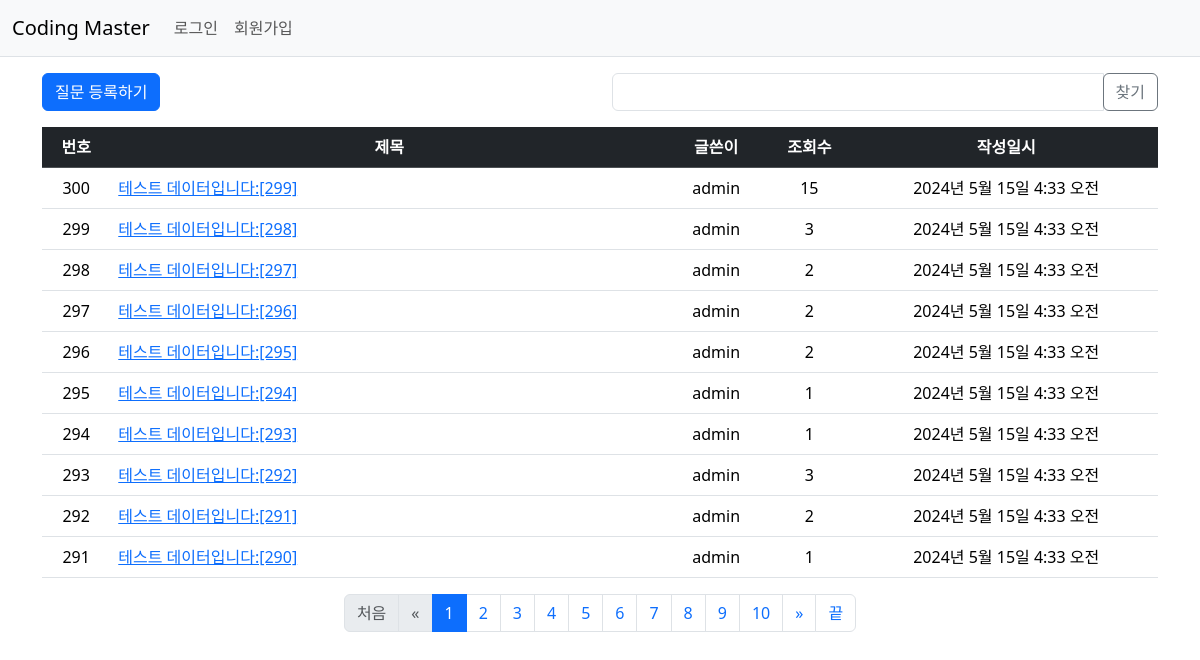
The app's page /cmapp/, older data.
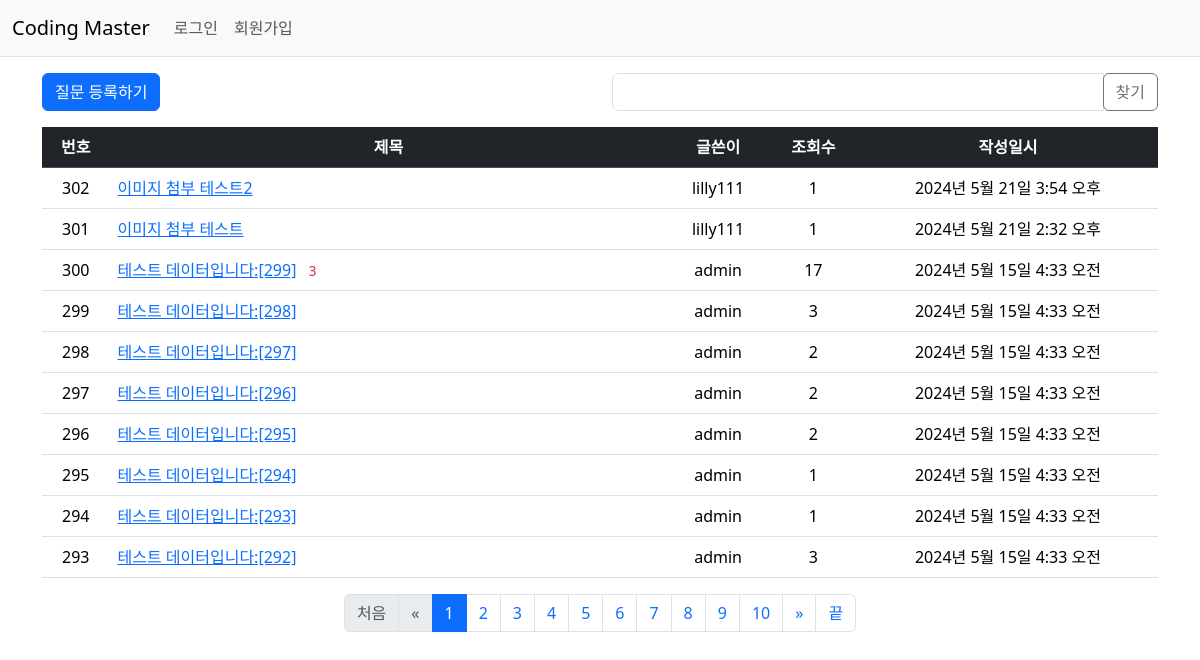
The same page, newer data.
### cmapp/models.py (models this page shows, shortened)
class Question(models.Model):
    author = models.ForeignKey(User, on_delete=models.CASCADE, related_name='author_question')
    subject = models.CharField(max_length=200)
    content = models.TextField()
    create_date = models.DateTimeField()
    modify_date = models.DateTimeField(null=True, blank=True)
    voter = models.ManyToManyField(User, related_name='voter_question') #추천인
    views = models.PositiveIntegerField(default=0) #조회수
    imgs = models.ImageField(null=True, upload_to="", blank=True) #첨부파일 이미지

### cmapp/views/base_views.py (the view, shortened to what this page needs)
# urls.py: path('', base_views.index, name='index'), #질문 목록(메인)
def index(request):
    page = request.GET.get('page', '1') #페이지
    kw = request.GET.get('kw', '') #검색어
    question_list = Question.objects.order_by('-create_date')
    paginator = Paginator(question_list, 10) #페이지 당 10개씩 보여주기
    page_obj = paginator.get_page(page)
    context = {'question_list': page_obj, 'page':page, 'kw':kw}
    return render(request, 'cmapp/question_list.html', context)

### cmapp/templatetags/cmapp_filter.py (called while the page is built)
@register.filter
def sub(value, arg):
    return value - arg

@register.filter
def div(value, arg):
    return value // arg

@register.filter
def mul(value, arg):
    return value * arg

### templates/cmapp/question_list.html (shortened to what this page needs)
{% extends 'base.html' %}
{% load cmapp_filter %}
{% block content %}
<div class="container my-3">
    <div class="row my-3">
        <div class="col-6">
            <a href="{% url 'cmapp:question_create' %}" class="btn btn-primary">질문 등록하기</a>
        </div>
        <div class="col-6">
            <div class="input-group">
                <input type="text" id="search_kw" class="form-control" value="{{ kw|default_if_none:'' }}">
                <div class="input-group-append">
                    <button class="btn btn-outline-secondary" type="button" id="btn_search">찾기</button>
                </div>
            </div>
        </div>
    </div>
    <table class="table">
        <thead>
            <tr class="text-center table-dark">
                <th>번호</th>
                <th style="width:50%">제목</th>
                <th>글쓴이</th>
                <th>조회수</th>
                <th>작성일시</th>
            </tr>
        </thead>
        <tbody>
        {% if question_list %}
        {% for question in question_list %}
            <tr class="text-center">
                <td>
                    {{ question_list.paginator.count|sub:question_list.start_index|sub:forloop.counter0|add:1 }}
                </td>
                <td class="text-start">
                    <a href="{% url 'cmapp:detail' question.id %}">{{ question.subject }}</a>
                    {% if question.answer_set.count > 0 %}
                    <span class="text-danger small mx-2">{{ question.answer_set.count }}</span>
                    {% endif %}
                </td>
                <td> {{ question.author.username }}</td>
                <td> {{ question.views }}</td>
                <td> {{ question.create_date }}</td>
            </tr>
            {% endfor %}
            {% else %}
            <tr>
                <td colspan="5">질문이 없습니다.</td>
            </tr>
        {% endif %}
        </tbody>
    </table>
    <ul class="pagination justify-content-center">
        {% if question_list.number != 1 %}
            <li class="page-item">
                <a class="page-link" data-page="1" href="javascript:void(0)">처음</a>
            </li>
        {% else %}
            <li class="page-item disabled">
                <a class="page-link" tabindex="-1" aria-disabled="true" href="javascript:void(0)">처음</a>
            </li>
        {% endif %}
        {% if question_list.has_previous %}
            <li class="page-item">
                <a class="page-link" data-page="{{ question_list.number|sub:10 }}" href="javascript:void(0)"><span aria-hidden="true">&laquo;</span></a>
            </li>
        {% else %}
            <li class="page-item disabled">
                <a class="page-link" tabindex="-1" aria-disabled="true" href="javascript:void(0)"><span aria-hidden="true">&laquo;</span></a>
            </li>
        {% endif %}
        {% for page_number in question_list.paginator.page_range %}
            {% if page_number > question_list.number|sub:1|div:10|mul:10 and page_number <= question_list.number|sub:1|div:10|add:1|mul:10 %}
                {% if page_number == question_list.number %}
                    <li class="page-item active" aria-current="page">
                        <a class="page-link" data-page="{{ page_number }}" href="javascript:void(0)">{{ page_number }}</a>
                    </li>
                {% else %}
                    <li class="page-item">
                        <a class="page-link" data-page="{{ page_number }}" href="javascript:void(0)">{{ page_number }}</a>
                    </li>
                {% endif %}
            {% endif %}
        {% endfor %}
        {% if question_list.has_next %}
            <li class="page-item">
                <a class="page-link" data-page="{{ question_list.number|sub:1|div:10|mul:10|add:11 }}" href="javascript:void(0)"><span aria-hidden="true">&raquo;</span></a>
            </li>
        {% else %}
            <li class="page-item disabled">
                <a class="page-link" tabindex="-1" aria-disabled="true" href="javascript:void(0)"><span aria-hidden="true">&raquo;</span></a>
            </li>
        {% endif %}
        {% if question_list.number != question_list.paginator.count|div:10|add:1 %}
            <li class="page-item">
                <a class="page-link" data-page="{{ question_list.paginator.count|div:10|add:1 }}" href="javascript:void(0)">끝</a>
            </li>
        {% else %}
            <li class="page-item disabled">
                <a class="page-link" tabindex="-1" aria-disabled="true" href="javascript:void(0)">끝</a>
            </li>
        {% endif %}
    </ul>
</div>
{% endblock %}

### templates/base.html (shortened to what this page needs)
{% load static %}
<!DOCTYPE html>
<html lang="ko">
<head>
    <link rel="stylesheet" type="text/css" href="{% static 'bootstrap.min.css' %}">
    <link rel="stylesheet" type="text/css" href="{% static 'style.css' %}">
</head>
<body>
{% include 'navbar.html' %}
{% block content %}
{% endblock %}
</body>
</html>

### templates/navbar.html (shortened to what this page needs)
<nav class="navbar navbar-expand-lg navbar-light bg-light border-bottom">
    <div class="container-fluid">
        <a class="navbar-brand" href="{% url 'cmapp:index' %}">Coding Master</a>
        <div class="collapse navbar-collapse" id="navbarSupportedContent">
            <ul class="navbar-nav me-auto mb-2 mb-lg-0">
                <li class="nav-item">
                    {% if user.is_authenticated %}
                        <a class="nav-link" href="{% url 'common:logout' %}">
                            {{ user.username }}
                            {% if user.is_superuser %}
                                <span style="color: gold;">(관리자)</span>
                            {% endif %}
                            (로그아웃)
                        </a>
                    {% else %}
                        <a class="nav-link" href="{% url 'common:login' %}">로그인</a>
                    {% endif %}
                </li>
                <li>
                    {% if not user.is_authenticated %}
                    <a class="nav-link" href="{% url 'common:signup' %}">회원가입</a>
                    {% endif %}
                </li>
            </ul>
        </div>
    </div>
</nav>

Row changes from the older to the newer data that the page shows:
no longer on this page (row unchanged): Question: paginator.count|sub "292", subject "테스트 데이터입니다:[291]", author.username "admin", views "2", create_date "2024년 5월 15일 4:33 오전"
no longer on this page (row unchanged): Question: paginator.count|sub "291", subject "테스트 데이터입니다:[290]", author.username "admin", views "1", create_date "2024년 5월 15일 4:33 오전"
added Question: paginator.count|sub "302", subject "이미지 첨부 테스트2", author.username "lilly111", views "1", create_date "2024년 5월 21일 3:54 오후"
added Question: paginator.count|sub "301", subject "이미지 첨부 테스트", author.username "lilly111", views "1", create_date "2024년 5월 21일 2:32 오후"
changed Question "테스트 데이터입니다:[299]": answer_set.count (not shown) → "3"; views "15" → "17"
